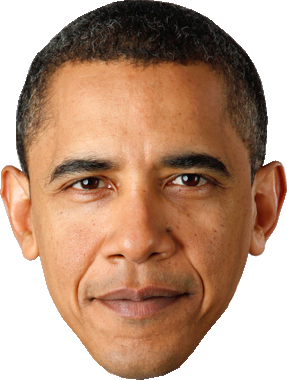
#> input picture TestImages/obama.png, 287 x 380 px, found by its file name
$ python sobel.py   (older library calls are emulated)
#> lines starting #> are read from the running program, lines starting #| are printed output that depends on the picture; after the words box and inside, x2 and y2 are one past the last pixel; in counts of white or black regions, pixels touching at a corner belong together
import cv2
import numpy as np
import imageio

#to do: handle high resolution images by downscaling

#CONSTANTS
#   contour threshold changes minimum size of contours
#   high pass threshold changes minimum gradient value- should be higher for higher resolution images
#   scale factor is how much the image should be downscaled- UNIMPLEMENTED
CONTOUR_THRESHOLD = 30
HIGH_PASS_THRESHOLD = 220
SCALE_FACTOR = 1
IMAGE_NAME = "Obama.png"


#image
img = cv2.imread(IMAGE_NAME)
#> img is the input picture: shape (380, 287, 3); mean B, G, R 128.1, 150.5, 185.4

img = cv2.resize(img, (1000, 1400))
#> img: shape (1400, 1000, 3)
img = cv2.rotate(img, cv2.cv2.ROTATE_90_CLOCKWISE)
#> img: shape (1000, 1400, 3)
#greyscale
img = cv2.cvtColor(img, cv2.COLOR_BGR2GRAY)
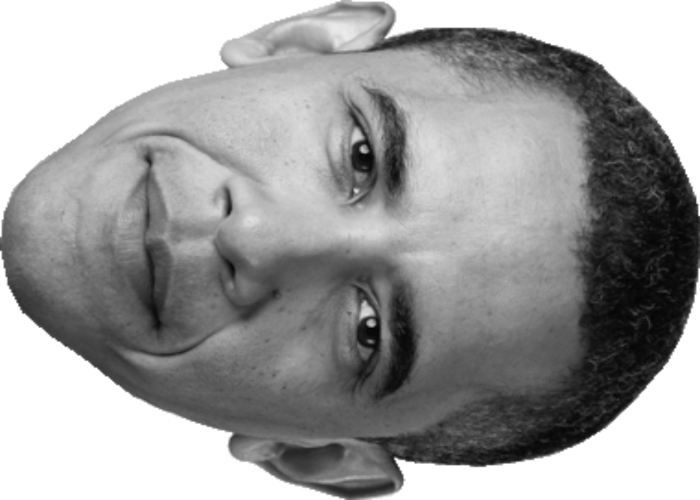
#> img: shape (1000, 1400) (shown at 1/2 size); min 3, max 255, mean 158.3

#Guassian filter the image to blur it
blur = cv2.GaussianBlur(img, (3, 3), 0)

#find the gradient of the image
grad_x = cv2.Sobel(blur, cv2.CV_16S, 1, 0, ksize=3)
grad_y = cv2.Sobel(blur, cv2.CV_16S, 0, 1, ksize=3)
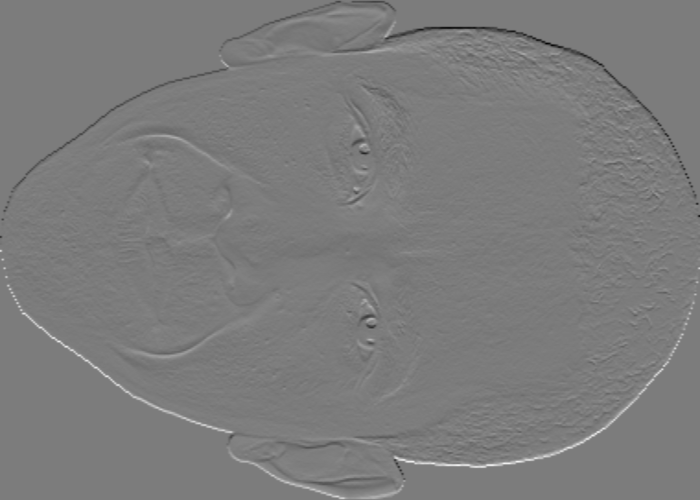
#> grad_y: shape (1000, 1400) int16 (shown at 1/2 size); min -443, max 467, mean 0; drawn with min black and max white
abs_grad_x = cv2.convertScaleAbs(grad_x)
abs_grad_y = cv2.convertScaleAbs(grad_y)
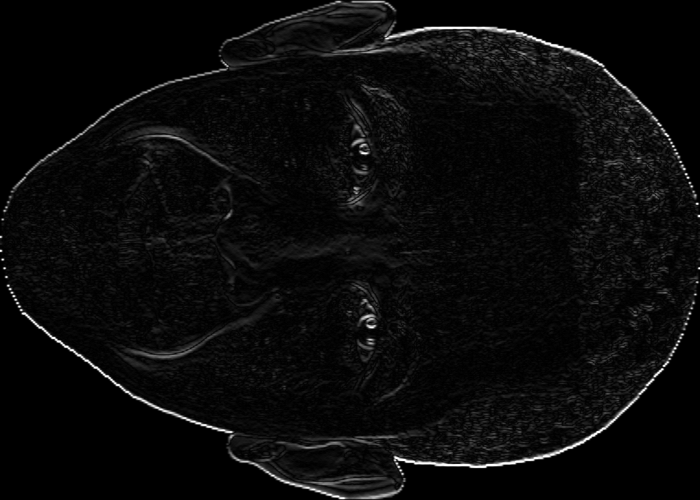
#> abs_grad_y: shape (1000, 1400) (shown at 1/2 size); min 0, max 255, mean 10.5
grad = cv2.addWeighted(abs_grad_x, 0.5, abs_grad_y, 0.5, 0)
cv2.imwrite("sobel.png", grad)

#for otsu filter !!!!
#ret,otsu = cv2.threshold(grad,60,255,cv2.THRESH_BINARY)

#for bw filter !!!!
#(thresh, im_bw) = cv2.threshold(img, 128, 255, cv2.THRESH_BINARY | cv2.THRESH_OTSU)

#for canny edge !!!!
#edges_high = cv2.Canny(img, 60, 120)

#edges_high = cv2.bitwise_not(edges_high)
#otsu = cv2.bitwise_not(otsu)

#invert the image (swap blacks and whites)
grad = cv2.bitwise_not(grad)
cv2.imwrite("sobel_inverted.png", grad)

#apply threshold to the image for a high pass filter
threshold = grad.copy()
for x in range(grad.shape[0]):
    for y in range(grad.shape[1]):
        if grad[x][y] > HIGH_PASS_THRESHOLD:
            threshold[x][y]= 255
ret,threshold = cv2.threshold(threshold,254,255,cv2.THRESH_BINARY)
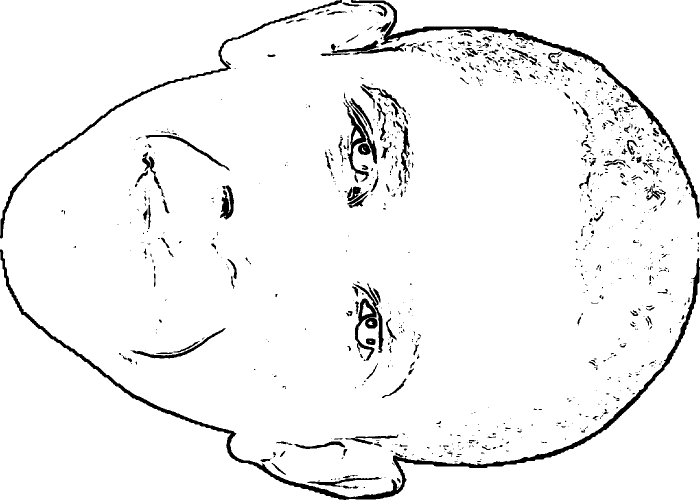
#> threshold: shape (1000, 1400) (shown at 1/2 size); 95.4% white; 1014 black regions (746 under 20 px)

cv2.imwrite("sobel_binary.png", threshold)

#find contours of the image to know the "strokes" the plotter needs to make
contours, _ = cv2.findContours(threshold, cv2.RETR_TREE, cv2.CHAIN_APPROX_NONE)
#> contours = 1097 contours, 725 with area under 20; largest, box (x1, y1, x2, y2) and area: (0, 0, 1400, 995) 976436, (0, 504, 687, 1000) 121216, (0, 0, 680, 471) 113742, (692, 539, 1400, 1000) 79399, (706, 0, 1400, 429) 74970

#convert the image back to rgb so the contour can be a seperate color
threshold = cv2.cvtColor(threshold, cv2.COLOR_GRAY2RGB)
#> threshold: shape (1000, 1400, 3); 95.4% white; 1014 black regions (746 under 20 px), largest, box (x1, y1, x2, y2) and area: (0, 499, 1400, 1000) 15179, (702, 0, 1400, 438) 8017, (0, 0, 684, 477) 5011

#make a list of strokes from the list of contours (this just changes how the data is arranged)
#Note: every point will be adjacent to (in 8 directions) the previous point.
#also draw the contours on the image in red
strokes = []
for contour in contours:
    temp_list = []
    num_points = 0
    for q in contour:
        for point in q:
            num_points+=1
            temp_list.append(point)
            threshold[point[1], point[0]] = (0, 0, 255)
    if num_points > CONTOUR_THRESHOLD:
        strokes.append(temp_list)
#> this loop made 1097 passes
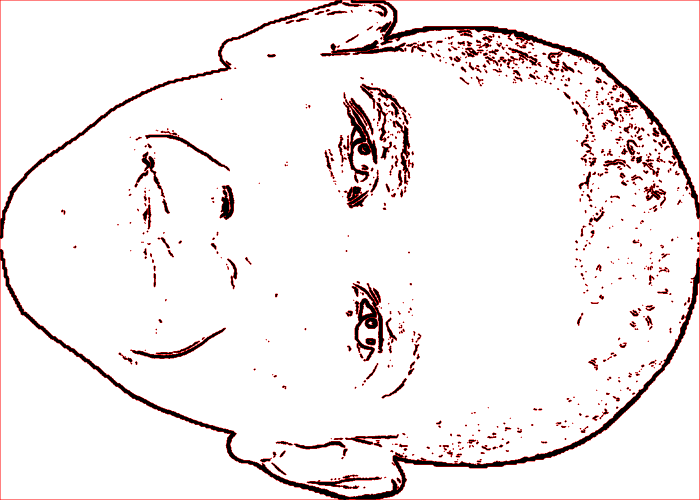
#> threshold: shape (1000, 1400, 3) (shown at 1/2 size); mean B, G, R 237, 237, 243.3
#> after the loop, strokes = 151 items


m,n = img.shape
#> m = 1000; n = 1400
skip1 = 0
for stroke in strokes:
    #skip the border
    if skip1 == 0:
        skip1 = 1
        continue
    p1 = float(stroke[0][0])
    p2 = float(stroke[0][1])
    p1 = p1 * 1000
    p2 = p2 * 1000
    p1 = p1/n
    p2 = p2/m
    p1 = p1*8
    p1 = p1/11
    print("[" + str(p1-200) + "," + str(p2+800) + "]")
    print("{")
    print("{")
    for point in stroke:
	#print(str((point[0], point[1])) + str(m) + " " + str(n))
        p1 = float(point[0])
        p2 = float(point[1])
        p1 = p1 * 1000
        p2 = p2 * 1000
        p1 = p1/n
        p2 = p2/m
        p1 = p1*8
        p1 = p1/11
        print("[" + str(p1-200) + "," + str(p2+800) + "]")
	#print("[" + str(float(point[0])*float((1000/m))*float((8/11))) + "," + str(float(point[1])*(1000/m)) + "]")
    print("}")
    print("}")
#> this loop made 151 passes
#> skip1 on pass 1: 1
#> (printed output is left out)
#> after the loop, skip1 = 1

#remove all black pixels from the image (i.e remove everything but contours)
height, width, _ = threshold.shape
#> height = 1000; width = 1400
for i in range(height):
    for j in range(width):
        if threshold[i,j].sum() == 0:
            threshold[i, j] = [255, 255, 255]
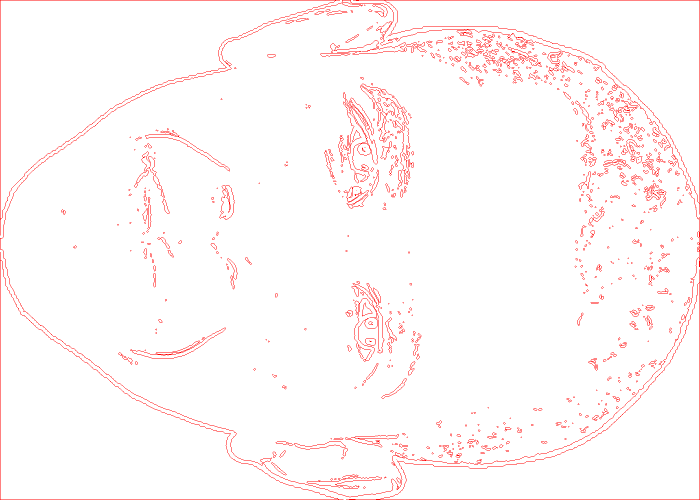
#> threshold: shape (1000, 1400, 3) (shown at 1/2 size); 4.57% of pixels changed, all inside (x1, y1, x2, y2) = (0, 0, 1400, 1000)

#convert all red pixels to black pixels (i.e make the remaining contours black)
threshold[np.all(threshold == (0, 0, 255), axis=-1)] = (0,0,0)
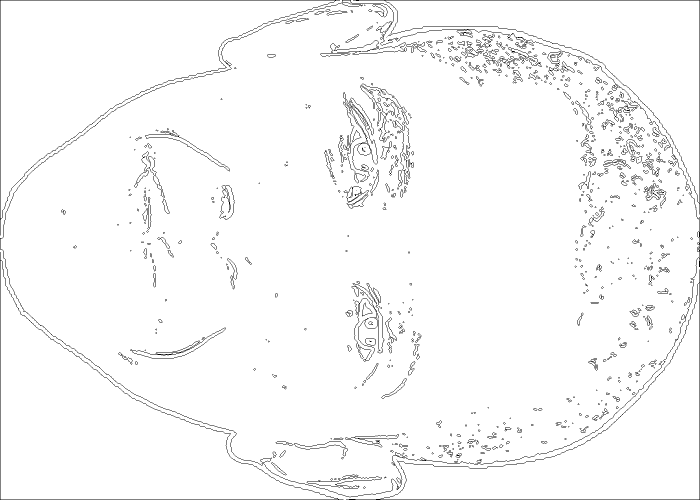
#> threshold: shape (1000, 1400, 3) (shown at 1/2 size); 97.5% white; black in thin lines or dots

#Convert the strokes into a gif for visualizing how it will be drawn.
gif_images = []
prev_img = threshold.copy()
prev_img[prev_img<255]=255
for stroke in strokes:
    break
    temp_img = prev_img.copy()
    #print("NEW STROKE")
    for point in stroke:
        #print(point)
        temp_img[point[1], point[0]] = (0,0,0)
    gif_images.append(temp_img)
    prev_img = temp_img
#> this loop made 1 pass
#> after the loop, gif_images = []

with imageio.get_writer("stroke.gif", mode="I") as writer:
    for idx, frame in enumerate(gif_images):
        writer.append_data(frame)
#> this loop made 0 passes

#cv2.imwrite("im_bw.png", im_bw)
#cv2.imwrite("edges_high.png", edges_high)
cv2.imwrite("output.png", threshold)
#cv2.imwrite("otsu.png", otsu)
